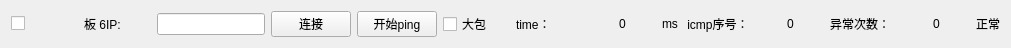
    <widget class="QWidget" name="horizontalLayoutWidget_6">
     <property name="geometry">
      <rect>
       <x>20</x>
       <y>210</y>
       <width>1011</width>
       <height>31</height>
      </rect>
     </property>
     <layout class="QHBoxLayout" name="horizontalLayout_6">
      <item>
       <widget class="QCheckBox" name="ip_enable_6">
        <property name="text">
         <string/>
        </property>
       </widget>
      </item>
      <item>
       <widget class="QLabel" name="label_22">
        <property name="text">
         <string>板 6IP:</string>
        </property>
       </widget>
      </item>
      <item>
       <widget class="QLineEdit" name="ip_Text_6">
        <property name="sizePolicy">
         <sizepolicy hsizetype="Fixed" vsizetype="Fixed">
          <horstretch>0</horstretch>
          <verstretch>0</verstretch>
         </sizepolicy>
        </property>
        <property name="alignment">
         <set>Qt::AlignCenter</set>
        </property>
       </widget>
      </item>
      <item>
       <widget class="QPushButton" name="m_pBtnConnect_6">
        <property name="text">
         <string>连接</string>
        </property>
       </widget>
      </item>
      <item>
       <widget class="QPushButton" name="pingButton_6">
        <property name="text">
         <string>开始ping</string>
        </property>
       </widget>
      </item>
      <item>
       <widget class="QCheckBox" name="bigpack_6">
        <property name="text">
         <string>大包</string>
        </property>
       </widget>
      </item>
      <item>
       <widget class="QLabel" name="label_23">
        <property name="text">
         <string>time：</string>
        </property>
       </widget>
      </item>
      <item>
       <widget class="QLabel" name="time_val_6">
        <property name="text">
         <string>0</string>
        </property>
        <property name="alignment">
         <set>Qt::AlignCenter</set>
        </property>
       </widget>
      </item>
      <item>
       <widget class="QLabel" name="label_24">
        <property name="sizePolicy">
         <sizepolicy hsizetype="Fixed" vsizetype="Preferred">
          <horstretch>0</horstretch>
          <verstretch>0</verstretch>
         </sizepolicy>
        </property>
        <property name="text">
         <string>ms</string>
        </property>
       </widget>
      </item>
      <item>
       <widget class="QLabel" name="label_25">
        <property name="text">
         <string> icmp序号：</string>
        </property>
       </widget>
      </item>
      <item>
       <widget class="QLabel" name="icmp_count_6">
        <property name="text">
         <string>0</string>
        </property>
        <property name="alignment">
         <set>Qt::AlignCenter</set>
        </property>
       </widget>
      </item>
      <item>
       <widget class="QLabel" name="error_text_6">
        <property name="text">
         <string>异常次数：</string>
        </property>
       </widget>
      </item>
      <item>
       <widget class="QLabel" name="error_count_6">
        <property name="text">
         <string>0</string>
        </property>
        <property name="alignment">
         <set>Qt::AlignCenter</set>
        </property>
       </widget>
      </item>
      <item>
       <widget class="QLabel" name="status_led_6">
        <property name="sizePolicy">
         <sizepolicy hsizetype="Fixed" vsizetype="Fixed">
          <horstretch>10</horstretch>
          <verstretch>10</verstretch>
         </sizepolicy>
        </property>
        <property name="text">
         <string>正常</string>
        </property>
       </widget>
      </item>
     </layout>
    </widget>
